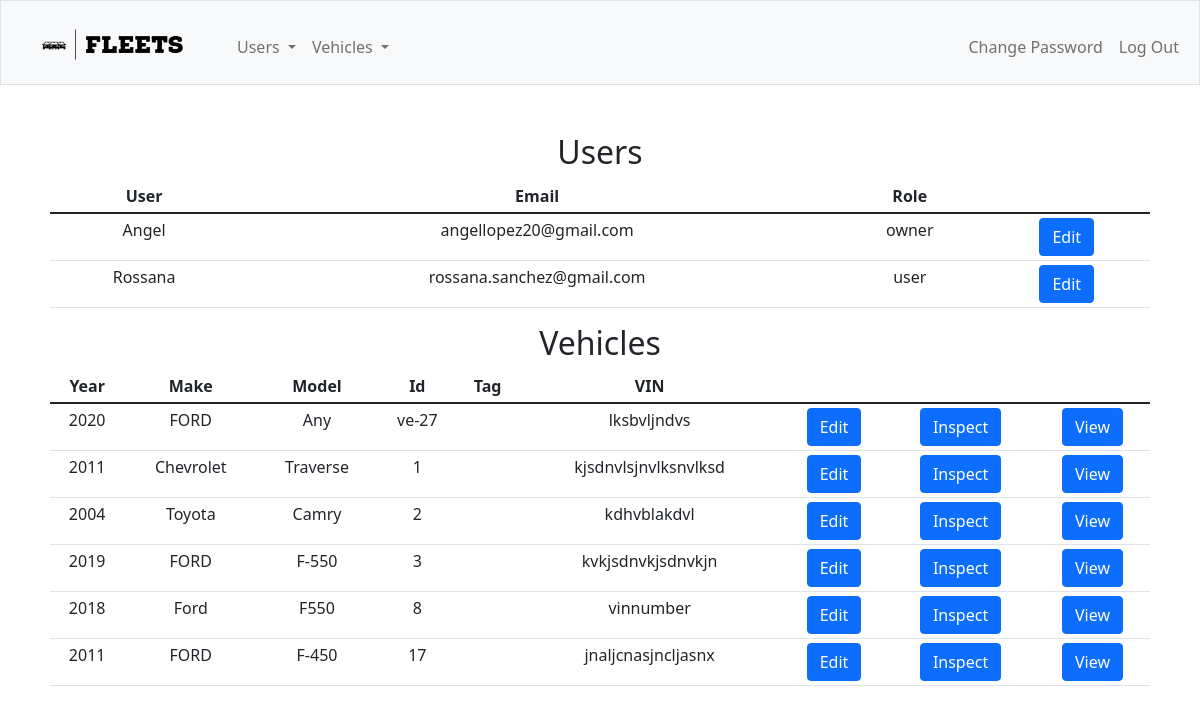
The page / (signed in) on the database its author committed.
### tables this page shows
CREATE TABLE users
               (u_id INTEGER PRIMARY KEY, c_id INTEGER NOT NULL,
               username TEXT NOT NULL, email TEXT NOT NULL,
               hash TEXT NOT NULL, role TEXT NOT NULL, FOREIGN KEY (c_id)
               REFERENCES companys (id) ON DELETE CASCADE ON UPDATE NO ACTION);

CREATE TABLE vehicles
               (v_id INTEGER PRIMARY KEY, c_id INTEGER NOT NULL,
               make TEXT NOT NULL, model TEXT NOT NULL,
               year TEXT NOT NULL, number TEXT NOT NULL, vin TEXT UNIQUE NOT NULL,
               tag TEXT, FOREIGN KEY (c_id) REFERENCES companys (id) ON DELETE CASCADE
               ON UPDATE NO ACTION);

### app.py (the view)
@app.route("/")
def index():
    if not session.get("user_id"):
        return render_template("index.html")
    users = []
    db = sqlite3.connect(db_path)
    db.row_factory = sqlite3.Row
    user = as_dict(db.execute("SELECT * FROM users WHERE u_id = ? AND c_id = ?", [session.get("user_id"), session.get("c_id")]).fetchall())
    if user[0]["role"] in ["owner", "admin"]:
        users = as_dict(db.execute("SELECT * FROM users WHERE c_id = ?", [user[0]["c_id"]]).fetchall())
    vehicles = as_dict(db.execute("SELECT * FROM vehicles WHERE c_id = ? ORDER BY (number + 0)", [session["c_id"]]).fetchall())
    db.close()
    return render_template("index.html", user=user, users=users, vehicles=vehicles)

### app.py (called while the page is built)
@app.after_request
def after_request(response):
    response.headers["Cache-Control"] = "no-cache, no-store, must-revalidate"
    response.headers["Expires"] = 0
    response.headers["Pragma"] = "no-cache"
    return response

### helpers.py (called while the page is built)
def as_dict(rows):
    return list(map(dict,rows))

### templates/index.html (shortened to what this page needs)
{% extends "layout.html" %}
{% block main %}
    {% if not session["user_id"] %}
        <h2>Log in to your account on the top right, or register as the company owner.</h2>
        <h2>If you are not a company owner, ask your manager for your login information.</h2>
    {% else %}
        <div style="text-align:center; max-width:1100px; margin: auto;">
        {% if users != [] %}
            <h2>Users</h2>
                <table class="table table-hover table-sm" id="index-users">
                    <thead>
                        <tr>
                            <th>User</th>
                            <th id="head-to-hide">Email</th>
                            <th>Role</th>
                            <th></th>
                        </tr>
                    </thead>
                    <tbody>
                        {% for i in range(0,users | len) %}
                        <tr>
                            <td>{{ users[i]["username"] }}</td>
                            <td class="email-tohide">{{ users[i]["email"] }}</td>
                            <td>{{ users[i]["role"] }}</td>
                            <td><form action="/edit-user" method="get">
                                <button name="user" class="btn btn-primary" type="submit" value="{{ users[i]["username"] }}">Edit</button>
                            </form></td>
                        </tr>
                        {% endfor %}
                    </tbody>
                </table>
        {% endif %}
                <h2>Vehicles</h2>
                <table class="table table-hover table-sm" id="index-vehicles">
                    {% if vehicles == [] %}
                    <thead>
                        <tr>
                            <th>No vehicles</th>
                        </tr>
                    </thead>
                    {% else %}
                    <thead>
                        <tr>
                            <th>Year</th>
                            <th>Make</th>
                            <th>Model</th>
                            <th>Id</th>
                            <th>Tag</th>
                            <th>VIN</th>
                            <th></th>
                            <th></th>
                            {% if users != [] %}
                            <th></th>
                            {% endif %}
                        </tr>
                    </thead>
                    <tbody>
                        {% for i in range(0,vehicles | len) %}
                        <tr>
                            <td>{{ vehicles[i]["year"] }}</td>
                            <td>{{ vehicles[i]["make"] }}</td>
                            <td>{{ vehicles[i]["model"] }}</td>
                            <td>{{ vehicles[i]["number"] }}</td>
                            <td>{{ vehicles[i]["tag"] }}</td>
                            <td>{{ vehicles[i]["vin"] }}</td>
                            <td><form action="/edit-vehicle" method="get">
                                <button name="vehicle" class="btn btn-primary" type="submit" value="{{ vehicles[i]["number"] }}">Edit</button>
                            </form></td>
                            <td><form action="/inspection" method="get">
                                <button name="vehicle" class="btn btn-primary" type="submit" value="{{ vehicles[i]["number"] }}">Inspect</button>
                            </form></td>
                            {% if users != [] %}
                            <td><form action="/vehicles" method="get">
                                <button name="vehicle" class="btn btn-primary" type="submit" value="{{ vehicles[i]["number"] }}">View</button>
                            </form></td>
                            {% endif %}
                        </tr>
                        {% endfor %}
                    </tbody>
                    {% endif %}
                </table>
        </div>
    {% endif %}
{% endblock %}

### templates/layout.html (shortened to what this page needs)
<!DOCTYPE html>
<html lang="en">
    <head>
        <link href="https://cdn.jsdelivr.net/npm/bootstrap@5.1.3/dist/css/bootstrap.min.css" rel="stylesheet">
        <link href="/static/styles.css" rel="stylesheet">
    </head>
    <body>
        <nav class="bg-light border navbar navbar-expand-md navbar-light">
            <div class="container-fluid">
                <a class="navbar-brand" href="/"><img src="/static/Fleets_logo.png" alt="Fleets" width="200"></a>
                <div class="collapse navbar-collapse" id="navbar">
                    {% if session["user_id"] %}
                        <ul class="navbar-nav me-auto mt-2">
                            {% if session["role"] in ["owner", "admin"] %}
                            <li class="nav-item dropdown">
                                <a class="nav-link dropdown-toggle" href="#" id="navbarDropdown" role="button" data-bs-toggle="dropdown" aria-expanded="false">
                                    Users
                                </a>
                            <li class="nav-item dropdown">
                                <a class="nav-link dropdown-toggle" href="#" id="navbarDropdown" role="button" data-bs-toggle="dropdown" aria-expanded="false">
                                    Vehicles
                                </a>
                            {% endif %}
                        </ul>
                        <ul class="navbar-nav ms-auto mt-2">
                            <li class="nav-item"><a class="nav-link" href="/password">Change Password</a></li>
                            <li class="nav-item"><a class="nav-link" href="/logout">Log Out</a></li>
                        </ul>
                    {% else %}
                        <ul class="navbar-nav ms-auto mt-2">
                            <li class="nav-item"><a class="nav-link" href="/register">Register</a></li>
                            <li class="nav-item"><a class="nav-link" href="/login">Log In</a></li>
                        </ul>
                    {% endif %}
                </div>
            </div>
        </nav>
        <main class="container-fluid py-5 text-center">
            {% block main %}{% endblock %}
        </main>
    </body>
</html>

### static/styles.css (style rules this page uses)
:root { --my-width: 300px; }
nav .navbar-brand { font-size: xx-large; }

### rows shown on the page
users: username "Angel", email "angellopez20@gmail.com", role "owner"
users: username "Rossana", email "rossana.sanchez@gmail.com", role "user"
vehicles: year "2020", make "FORD", model "Any", number "ve-27", vin "lksbvljndvs"
vehicles: year "2011", make "Chevrolet", model "Traverse", number "1", vin "kjsdnvlsjnvlksnvlksd"
vehicles: year "2004", make "Toyota", model "Camry", number "2", vin "kdhvblakdvl"
vehicles: year "2019", make "FORD", model "F-550", number "3", vin "kvkjsdnvkjsdnvkjn"
vehicles: year "2018", make "Ford", model "F550", number "8", vin "vinnumber"
vehicles: year "2011", make "FORD", model "F-450", number "17", vin "jnaljcnasjncljasnx"
